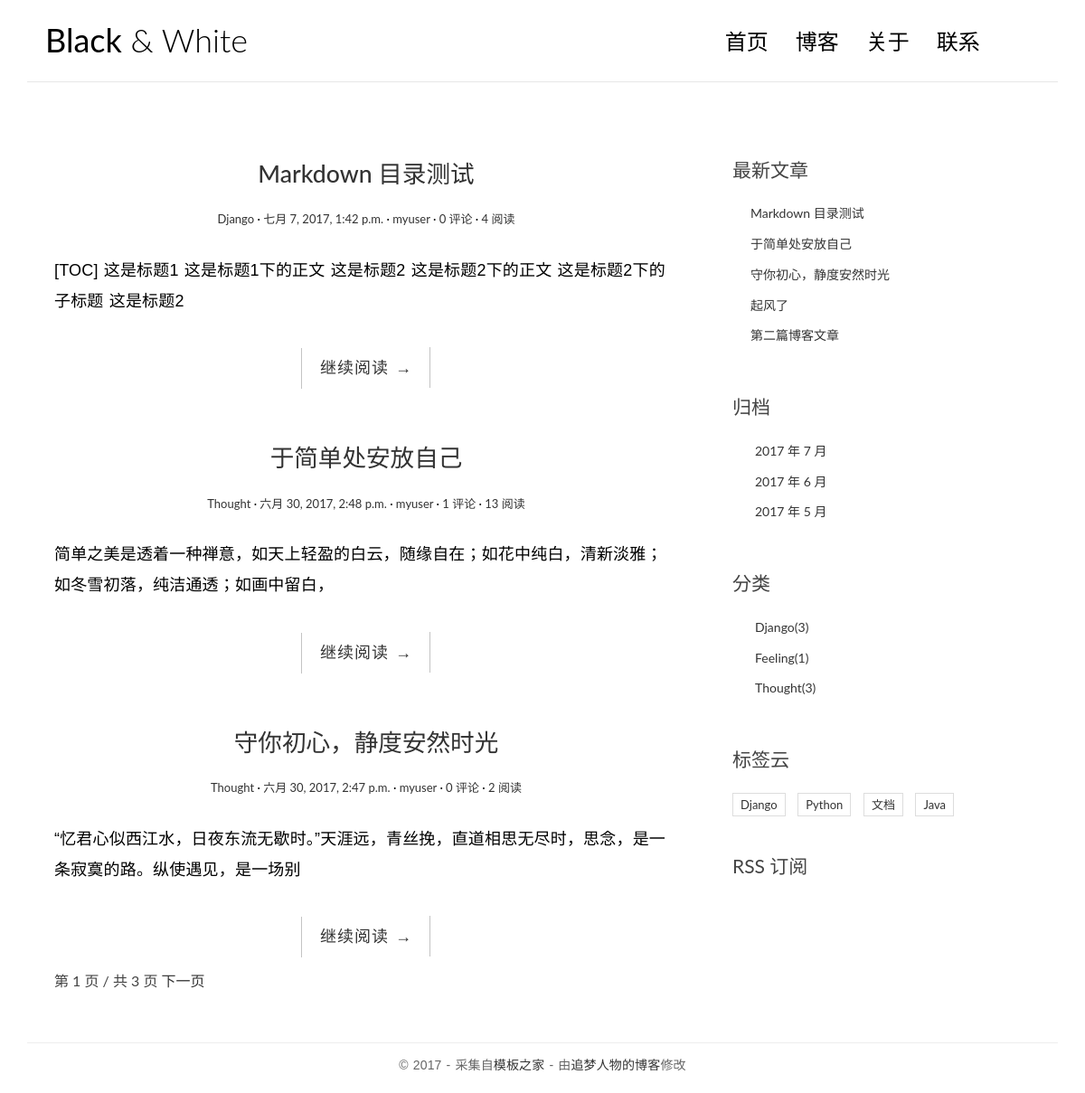
The page / on the database its author committed.
### blog/models.py (models this page shows, shortened)
@python_2_unicode_compatible
class Post(models.Model):
    title = models.CharField(max_length=70)
    body = models.TextField()
    created_time = models.DateTimeField()
    modified_time = models.DateTimeField()
    excerpt = models.CharField(max_length=200, blank=True)
    category = models.ForeignKey(Category)
    tags = models.ManyToManyField(Tag, blank=True)
    author = models.ForeignKey(User)
    views = models.PositiveIntegerField(default=0)
    def get_absolute_url(self):
        return reverse('blog:detail', kwargs={'pk': self.pk})
    class Meta:
        ordering = ['-created_time']

@python_2_unicode_compatible
class Category(models.Model):
    name = models.CharField(max_length=100)

@python_2_unicode_compatible
class Tag(models.Model):
    name = models.CharField(max_length=100)

### blog/views.py (the view)
# urls.py: url(r'^$', views.IndexView.as_view(), name='index'),
class IndexView(ListView):
    model = Post
    template_name = 'blog/index.html'
    context_object_name = 'post_list'
    paginate_by = 3

### blog/templatetags/blog_tags.py (called while the page is built)
@register.simple_tag
def get_recent_posts(num=5):
    return Post.objects.all().order_by('-created_time')[:num]

@register.simple_tag
def archives():
    return Post.objects.dates('created_time', 'month', order='DESC')

@register.simple_tag
def get_categories():
    return Category.objects.annotate(num_posts=Count('post')).filter(num_posts__gt=0)

@register.simple_tag
def get_tags():
    return Tag.objects.annotate(num_posts=Count('post')).filter(num_posts__gt=0)

### templates/blog/index.html (shortened to what this page needs)
{% extends 'base.html' %}
{% block main %}
                {% for post in post_list %}
                <article class="post post-{{ post.pk }}">
                    <header class="entry-header">
                        <h1 class="entry-title">
                            <a href="{{ post.get_absolute_url }}">{{ post.title }}</a>
                        </h1>
                        <div class="entry-meta">
                            <span class="post-category"><a href="{% url 'blog:category' post.category.pk %}">{{ post.category.name }}</a></span>
                            <span class="post-date"><a href="#"><time class="entry-date"
                                                datetime="{{ post.created_time }}">{{ post.created_time }}</time></a></span>
                            <span class="post-author"><a href="#">{{ post.author }}</a></span>
                            <span class="comments-link"><a href="{{ post.get_absolute_url }}#comment-area">{{ post.comment_set.count }} 评论</a></span>
                            <span class="views-count"><a href="{{ post.get_absolute_url }}">{{ post.views }} 阅读</a></span>
                        </div>
                    </header>
                    <div class="entry-content clearfix">
                        <p>{{ post.excerpt}}</p>
                        <div class="read-more cl-effect-14">
                            <a href="{{ post.get_absolute_url }}" class="more-link">继续阅读 <span class="meta-nav">→</span></a>
                        </div>
                    </div>
                </article>
                {% empty %}
                    <div class="no-post">暂时还没有发布的文章！</div>
                {% endfor %}
                {% if is_paginated %}
                <div class="pagination-simple">
                    <span class="current">第 {{ page_obj.number }} 页 / 共 {{ paginator.num_pages }} 页</span>
                    {% if page_obj.has_next %}
                    <a href="?page={{ page_obj.next_page_number }}">下一页</a>
                    {% endif %}
                </div>
                {% endif %}
{% endblock main %}

### templates/base.html (shortened to what this page needs)
{% load staticfiles %}
{% load blog_tags %}
<!DOCTYPE html>
<html>
<head>
    <link rel="stylesheet" href="{% static 'blog/css/bootstrap.min.css' %}">
    <link rel="stylesheet" href="http://code.ionicframework.com/ionicons/2.0.1/css/ionicons.min.css">
    <link rel="stylesheet" href="{% static 'blog/css/pace.css' %}">
    <link rel="stylesheet" href="{% static 'blog/css/custom.css' %}">
    <link rel="stylesheet" href="{% static 'blog/css/highlights/github.css' %}">
</head>
<body>
<div class="container">
    <header id="site-header">
        <div class="row">
            <div class="col-md-4 col-sm-5 col-xs-8">
                <div class="logo">
                    <h1><a href="{% url 'blog:index' %}"><b>Black</b> &amp; White</a></h1>
                </div>
            </div>
            <div class="col-md-8 col-sm-7 col-xs-4">
                <nav class="main-nav" role="navigation">
                    <div class="collapse navbar-collapse" id="bs-example-navbar-collapse-1">
                        <ul class="nav navbar-nav navbar-right">
                            <li class="cl-effect-11"><a href="{% url 'blog:index' %}" data-hover="首页">首页</a></li>
                            <li class="cl-effect-11"><a href="full-width.html" data-hover="博客">博客</a></li>
                            <li class="cl-effect-11"><a href="about.html" data-hover="关于">关于</a></li>
                            <li class="cl-effect-11"><a href="contact.html" data-hover="联系">联系</a></li>
                        </ul>
                    </div>
                </nav>
            </div>
        </div>
    </header>
</div>
<div class="content-body">
    <div class="container">
        <div class="row">
            <main class="col-md-8">
                {% block main %}
                {% endblock main %}
            </main>
            <aside class="col-md-4">
                 <div class="widget widget-recent-posts">
                    <h3 class="widget-title">最新文章</h3>
                    {% get_recent_posts as recent_post_list %}
                    <ul>
                        {% for post in recent_post_list %}
                            <li>
                                <a href="{{ post.get_absolute_url }}">{{ post.title }}</a>
                            </li>
                        {% empty %}
                            暂无文章！
                        {% endfor %}
                    </ul>
                </div>
                 <div class="widget widget-archives">
                    <h3 class="widget-title">归档</h3>
                     {% archives as date_list %}
                    <ul>
                        {% for date in date_list %}
                        <li>
                            <a href="{% url 'blog:archives' date.year date.month %}">{{ date.year }} 年 {{ date.month }} 月</a>
                        </li>
                        {% empty %}
                        暂无归档！
                        {% endfor %}
                    </ul>
                </div>
                <div class="widget widget-category">
                    <h3 class="widget-title">分类</h3>
                    {% get_categories as category_list%}
                    <ul>
                        {% for category in category_list %}
                        <li>
                            <a href="{% url 'blog:category' category.pk %}">{{ category.name }}<span class="post-count">({{ category.num_posts }})</span></a>
                        </li>
                        {% empty %}
                        暂无分类!
                        {% endfor %}
                    </ul>
                </div>
                <div class="widget widget-tag-cloud">
                    <h3 class="widget-title">标签云</h3>
                    {% get_tags as tag_list %}
                    <ul>
                        {% for tag in tag_list %}
                        <li>
                            <a href="{% url 'blog:tag' tag.pk %}">{{ tag.name }}</a>
                        </li>
                        {% empty %}
                        暂无标签！
                        {% endfor %}
                    </ul>
                </div>
                <div class="rss">
                    <a href="{% url 'rss' %}"> RSS 订阅</a>
                </div>
            </aside>
        </div>
    </div>
</div>
<footer id="site-footer">
    <div class="container">
        <div class="row">
            <div class="col-md-12">
                <p class="copyright">&copy 2017 - 采集自<a href="http://www.cssmoban.com/"
                                                        target="_blank" title="模板之家">模板之家</a>
                    - 由<a href="http://zmrenwu.com/" title="网页模板" target="_blank">追梦人物的博客</a>修改
                </p>
            </div>
        </div>
    </div>
</footer>
</body>
</html>

### blog/static/blog/css/custom.css (style rules this page uses)
* { outline: none; }
h1, h2, h3, h4, h5, h6 { margin-top: 0; }
b { font-weight: 400; }
a { color: #333; }
body { color: #444; font-family: 'Lato', sans-serif; }
p { font-family: 'Ubuntu', sans-serif; font-weight: 400; word-spacing: 1px; letter-spacing: 0.01em; }
#site-header { background-color: #FFF; padding: 25px 20px; margin-bottom: 40px; border-bottom: 1px solid #e7e7e7; }
.logo h1 a { color: #000; }
.logo h1 { margin: 0; font-family: 'Lato', sans-serif; font-weight: 300; }
.main-nav { margin-top: 11px; max-width: 95%; }
.main-nav a { color: #000000 !important; padding: 0 0 5px 0 !important; margin-right: 30px; font-family: 'Lato', sans-serif; font-weight: 300; font-size: 24px; }
.cl-effect-11 a { padding: 10px 0; color: #0972b4; text-shadow: none; }
.cl-effect-11 a::before { position: absolute; top: 0; left: 0; overflow: hidden; padding: 0 0 5px 0 !important; max-width: 0; border-bottom: 1px solid #000; color: #000; content: attr(data-hover); white-space: nowrap; -webkit-transition: max-width 0.5s; -moz-transition: max-width 0.5s; transition: max-width 0.5s; }
.content-body { padding-bottom: 4em; }
.post { background: #fff; padding: 30px 30px 0; }
.entry-title { text-align: center; font-size: 1.9em; margin-bottom: 20px; line-height: 1.6; padding: 10px 20px 0; }
.entry-meta { text-align: center; color: #DDDDDD; font-size: 13px; margin-bottom: 30px; }
.entry-content { font-size: 18px; line-height: 1.9; font-weight: 300; color: #000; }
.post-category::after, .post-date::after, .post-author::after, .comments-link::after { content: ' ·'; color: #000; }
.read-more { font-family: 'Ubuntu', sans-serif; font-weight: 400; word-spacing: 1px; letter-spacing: 0.01em; text-align: center; margin-top: 20px; }
.cl-effect-14 a { padding: 0 20px; height: 45px; line-height: 45px; position: relative; display: inline-block; margin: 15px 25px; letter-spacing: 1px; font-weight: 400; text-shadow: 0 0 1px rgba(255, 255, 255, 0.3); }
.cl-effect-14 a::before, .cl-effect-14 a::after { position: absolute; width: 45px; height: 1px; background: #C3C3C3; content: ''; -webkit-transition: all 0.3s; -moz-transition: all 0.3s; transition: all 0.3s; pointer-events: none; }
.cl-effect-14 a::before { top: 0; left: 0; -webkit-transform: rotate(90deg); -moz-transform: rotate(90deg); transform: rotate(90deg); -webkit-transform-origin: 0 0; -moz-transform-origin: 0 0; transform-origin: 0 0; }
.cl-effect-14 a::after { right: 0; bottom: 0; -webkit-transform: rotate(90deg); -moz-transform: rotate(90deg); transform: rotate(90deg); -webkit-transform-origin: 100% 0; -moz-transform-origin: 100% 0; transform-origin: 100% 0; }
.widget { background: #fff; padding: 30px 0 0; }
.widget-title { font-size: 1.5em; margin-bottom: 20px; line-height: 1.6; padding: 10px 0 0; font-weight: 400; }
.widget-recent-posts ul { padding: 0; margin: 0; padding-left: 20px; }
.widget-recent-posts ul li { list-style-type: none; position: relative; line-height: 170%; margin-bottom: 10px; }
.widget-recent-posts ul li::before { content: '\f3d3'; font-family: "Ionicons"; position: absolute; left: -17px; top: 3px; font-size: 16px; color: #000; }
.widget-archives ul { padding: 0; margin: 0; padding-left: 25px; }
.widget-archives ul li { list-style-type: none; position: relative; line-height: 170%; margin-bottom: 10px; }
.widget-archives ul li::before { content: '\f3f3'; font-family: "Ionicons"; position: absolute; left: -25px; top: 1px; font-size: 16px; color: #000; }
.widget-category ul { padding: 0; margin: 0; padding-left: 25px; }
.widget-category ul li { list-style-type: none; position: relative; line-height: 170%; margin-bottom: 10px; }
.widget-category ul li::before { content: '\f3fe'; font-family: "Ionicons"; position: absolute; left: -25px; top: 1px; font-size: 18px; color: #000; }
.widget-tag-cloud ul { padding: 0; margin: 0; margin-right: -10px; }
.widget-tag-cloud ul li { list-style-type: none; font-size: 13px; display: inline-block; margin-right: 10px; margin-bottom: 10px; padding: 3px 8px; border: 1px solid #ddd; }
.rss { font-size: 21px; margin-top: 30px; }
.rss a { color: #444; }
#site-footer { padding-top: 10px; padding: 0 0 1.5em 0; }
.copyright { text-align: center; padding-top: 1em; margin: 0; border-top: 1px solid #eee; color: #666; }
.pagination-simple { padding-left: 30px; font-size: 16px; }

### rows shown on the page
Post: title "Markdown 目录测试", category.name "Django", created_time "七月 7, 2017, 1:42 p.m.", author "myuser", comment_set.count "0", views "4", excerpt "[TOC] 这是标题1 这是标题1下的正文 这是标题2 这是标题2下的正文 这是标题2下的子标题 这是标题2"
Post: title "于简单处安放自己", category.name "Thought", created_time "六月 30, 2017, 2:48 p.m.", author "myuser", comment_set.count "1", views "13", excerpt "简单之美是透着一种禅意，如天上轻盈的白云，随缘自在；如花中纯白，清新淡雅；如冬雪初落，纯洁通透；如画中留白，"
Post: title "守你初心，静度安然时光", category.name "Thought", created_time "六月 30, 2017, 2:47 p.m.", author "myuser", comment_set.count "0", views "2", excerpt "“忆君心似西江水，日夜东流无歇时。”天涯远，青丝挽，直道相思无尽时，思念，是一条寂寞的路。纵使遇见，是一场别"
Post: title "起风了"
Post: title "第二篇博客文章"
Category: name "Django", num_posts "3"
Category: name "Feeling", num_posts "1"
Category: name "Thought", num_posts "3"
Tag: name "Django"
Tag: name "Python"
Tag: name "文档"
Tag: name "Java"

### other values the page prints
{{ page_obj.number }} "1"
{{ paginator.num_pages }} "3"
{{ date.year }} "2017" "2017" "2017"
{{ date.month }} "7" "6" "5"
